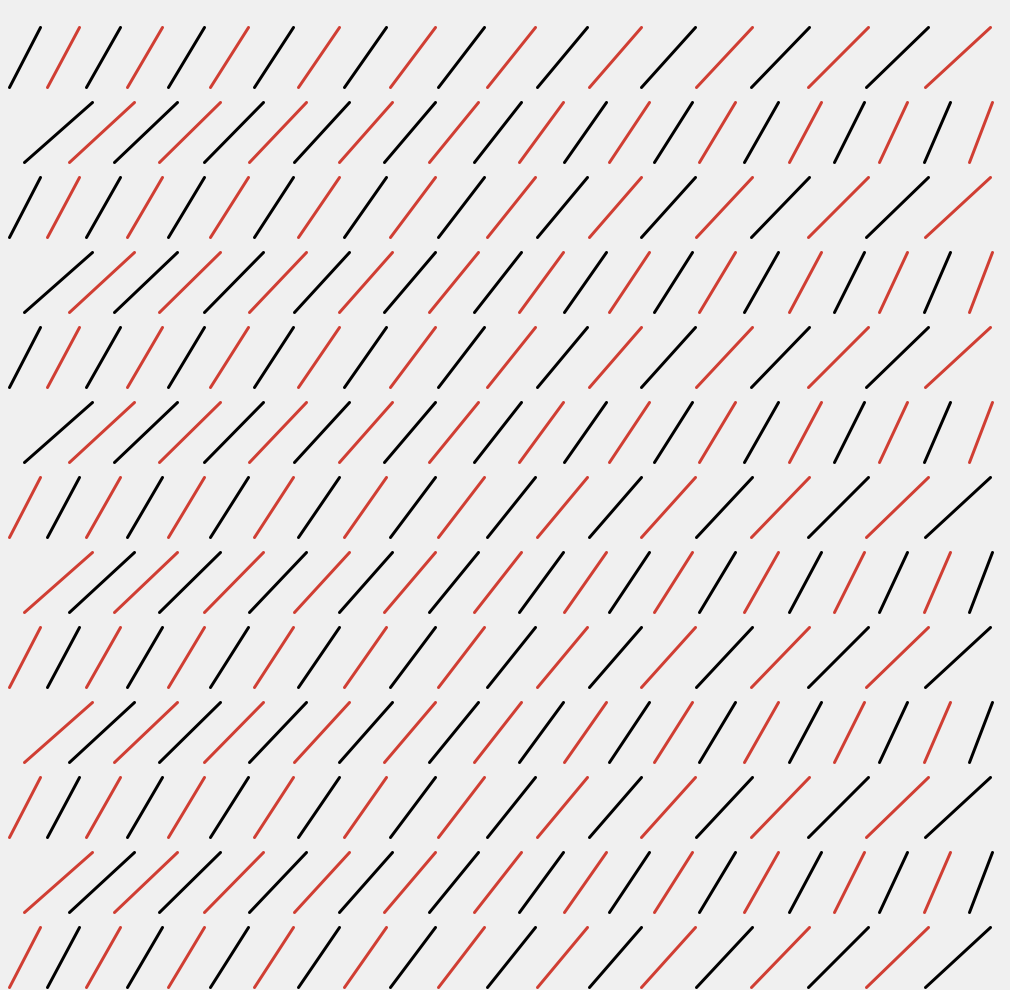
Frame 1 (no input)
Frame 60 (the mouse pressed at the canvas centre just before this capture): identical to frame 1, image omitted
Frame 120 (the mouse held since frame 60 and released just before this capture): identical to frame 1, image omitted

The Processing sketch that drew this single still picture (run headless with seeded random() and noise(); from frame 60 on, the mouse is pressed at the canvas centre):

// Processing sketch: Davidsketch_240131a_lineArt_3
// ── Davidsketch_240131a_lineArt_3.pde
/* Inspired by Mario Nigro
L'incontro 1 - 1972 https://www.wikiart.org/en/mario-nigro/l-incontro-1-1972
*/
//code runs at start
//i dont think this counts anymore
void setup() {
  size(1010, 990);
}

void draw() {
  background(240);
  float linex = 9;
  float linex2 = 40;
  float liney = 87;
  float liney2 = 27;
  boolean switcher = true;
  strokeWeight(3);
  for (int j = 0; j<13; j++) {
    float temp = 0;
    float temp2 = 0;
    float tempy = 15;
    float tempy2 = 52;
    temp += linex;
    temp2 += linex2;
    tempy += linex;
    tempy2 += linex2;
    for (float i = 0; i< 24; i++) {
      if (!(j%2 > 0) ) {
        if (switcher&&j<6) {
          stroke(0);
        } else if (switcher==false&&j<6) {
          stroke(#d03e33);
        }
         if (switcher&&j>=6) {
          stroke(#d03e33);
        } else if (switcher==false&&j>=6) {
          stroke(0);
        }
        line(temp + (i*38.3), liney + (j*75), temp2 + (i*40.2), liney2 + (j*75));
        i+=i/40.41;
        temp -= -0.1;
        temp2 += -0.5;
        switcher = !switcher;
      } else {
      if (switcher&&j<6) {
          stroke(0);
        } else if (switcher==false&&j<6) {
          stroke(#d03e33);
        }
         if (switcher&&j>=6) {
          stroke(#d03e33);
        } else if (switcher==false&&j>=6) {
          stroke(0);
        }
        line(tempy + (i*43), liney + (j*75), tempy2 + (i*42), liney2 + (j*75));
        switcher = !switcher;
        tempy -= -2.0;
        tempy2 += 0.9;
      }
    }  
  }
}
void mousePressed(){
 save(this + ".png"); 
}
